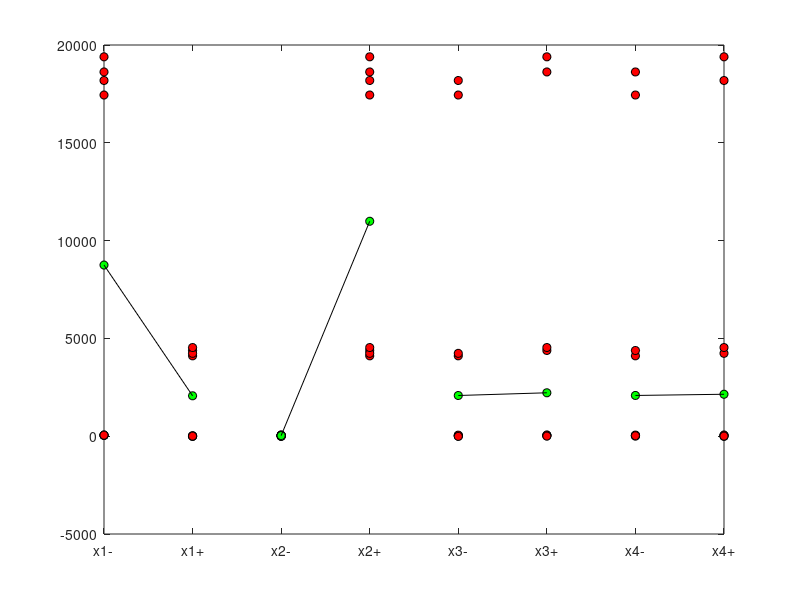

Here is the MATLAB script that generated this plot:
clear all 
clc
close all
%min/max1 = 4.2/18.
x1_low = 4.2;
x2_low = 4;
x3_low = 984;
x4_low = 3924.9;

%min/max2 = 4/98
%min/max3 = 984/1048
%min/max4 = 3924.9/4085.1
x1_max = 18;
x2_max = 98;
x3_max = 1048;
x4_max = 4085.1;
sygnal=[x1_low  x2_low  x3_low  x4_low
        x1_max x2_low  x3_low  x4_low
        x1_low  x2_max x3_low  x4_low
        x1_max x2_max x3_low  x4_low
        x1_low  x2_low  x3_max x4_low
        x1_max x2_low  x3_max x4_low
        x1_low  x2_max x3_max x4_low
        x1_max x2_max x3_max x4_low
        x1_low  x2_low  x3_low  x4_max
        x1_max x2_low  x3_low  x4_max
        x1_low  x2_max x3_low  x4_max
        x1_max x2_max x3_low  x4_max
        x1_low  x2_low  x3_max x4_max
        x1_max x2_low  x3_max x4_max
        x1_low  x2_max x3_max x4_max
        x1_max x2_max x3_max x4_max];
%{
for i=1:16
    [out1, out] = system(['z10v21.exe ' num2str(sygnal(i,:))]);
    y(i) = str2num(out)
end

save('dane.mat','y')



load('dane.mat','y')
kolumny = median(y)
     
        corplot()
%}
triks=[1 3 5 7
         2 3 5 7
         1 4 5 7
         2 4 5 7
         1 3 6 7
         2 3 6 7
         1 4 6 7
         2 4 6 7
         1 3 5 8
         2 3 5 8
         1 4 5 8
         2 4 5 8
         1 3 6 8
         2 3 6 8
         1 4 6 8
         2 4 6 8];
load('dane.mat','y')        
wyjsciowe=[y(1)  y(1)  y(1)  y(1)
        y(2)  y(2)  y(2)  y(2)
        y(3)  y(3)  y(3)  y(3)
        y(4)  y(4)  y(4)  y(4)
        y(5)  y(5)  y(5)  y(5)
        y(6)  y(6)  y(6)  y(6)
        y(7)  y(7)  y(7)  y(7)
        y(8)  y(8)  y(8)  y(8)
        y(9)  y(9)  y(9)  y(9)
        y(10) y(10) y(10) y(10)
        y(11) y(11) y(11) y(11)
        y(12) y(12) y(12) y(12)
        y(13) y(13) y(13) y(13)
        y(14) y(14) y(14) y(14)
        y(15) y(15) y(15) y(15)
        y(16) y(16) y(16) y(16)];
    
plot(triks, wyjsciowe, 'ko','MarkerFaceColor','r');
hold on;    
    
Mediana=[median(wyjsciowe(1:2:16,1)) median(wyjsciowe(2:2:16,1))
   median(wyjsciowe([1,2,5,6,9,10,13,14],2)) median(wyjsciowe([3,4,7,8,11,12,15,16],2))
   median(wyjsciowe([1,2,3,4,9,10,11,12],3)) median(wyjsciowe([5,6,7,8,13,14,15,16],3))
   median(wyjsciowe(1:1:8,4)) median(wyjsciowe(9:1:16,4))];

plot(1, Mediana(1,1),'ko','MarkerFaceColor','g')
plot(2,Mediana(1,2),'ko','MarkerFaceColor','g')
plot(3, Mediana(2,1),'ko','MarkerFaceColor','g')
plot(4,Mediana(2,2),'ko','MarkerFaceColor','g')
plot(5, Mediana(3,1),'ko','MarkerFaceColor','g')
plot(6,Mediana(3,2),'ko','MarkerFaceColor','g')
plot(7, Mediana(4,1),'ko','MarkerFaceColor','g')
plot(8,Mediana(4,2),'ko','MarkerFaceColor','g')

xx = 1:1:8;

xticks(xx)
names={'x1-','x1+','x2-','x2+','x3-','x3+','x4-','x4+'};
xticklabels(names)

med_diff=[abs(Mediana(1,1)-Mediana(1,2))
          abs(Mediana(2,1)-Mediana(2,2))
          abs(Mediana(3,1)-Mediana(3,2))
          abs(Mediana(4,1)-Mediana(4,2))];

plot([1 2],[Mediana(1,1) Mediana(1,2)],'k-')
plot([3 4],[Mediana(2,1) Mediana(2,2)],'k-')
plot([5 6],[Mediana(3,1) Mediana(3,2)],'k-')
plot([7 8],[Mediana(4,1) Mediana(4,2)],'k-')





